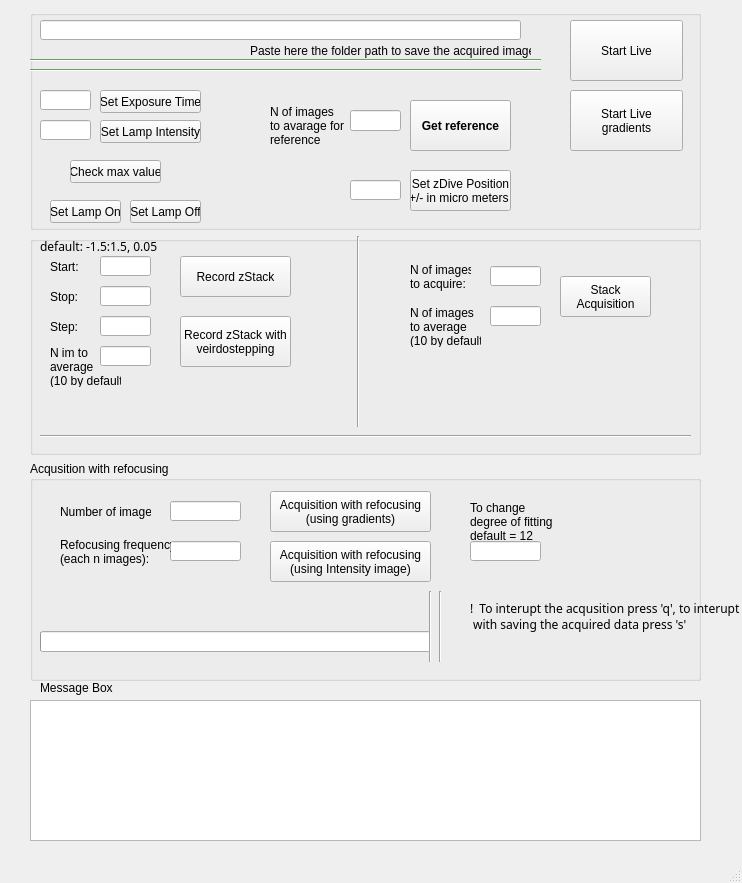
<?xml version="1.0" encoding="UTF-8"?>
<ui version="4.0">
 <class>NiPhasicsAutofocus2</class>
 <widget class="QMainWindow" name="NiPhasicsAutofocus2">
  <property name="geometry">
   <rect>
    <x>0</x>
    <y>0</y>
    <width>742</width>
    <height>883</height>
   </rect>
  </property>
  <property name="windowTitle">
   <string>Nikonti+Phasics control-Autofocus</string>
  </property>
  <widget class="QWidget" name="centralwidget">
   <property name="layoutDirection">
    <enum>Qt::LeftToRight</enum>
   </property>
   <property name="autoFillBackground">
    <bool>true</bool>
   </property>
   <widget class="QWidget" name="gridLayoutWidget">
    <property name="geometry">
     <rect>
      <x>30</x>
      <y>10</y>
      <width>671</width>
      <height>671</height>
     </rect>
    </property>
    <layout class="QGridLayout" name="gridLayout">
     <item row="0" column="0" colspan="2">
      <widget class="QGroupBox" name="groupBox">
       <property name="palette">
        <palette>
         <active>
          <colorrole role="Dark">
           <brush brushstyle="SolidPattern">
            <color alpha="255">
             <red>80</red>
             <green>115</green>
             <blue>86</blue>
            </color>
           </brush>
          </colorrole>
          <colorrole role="Mid">
           <brush brushstyle="SolidPattern">
            <color alpha="255">
             <red>63</red>
             <green>85</green>
             <blue>59</blue>
            </color>
           </brush>
          </colorrole>
          <colorrole role="BrightText">
           <brush brushstyle="SolidPattern">
            <color alpha="255">
             <red>20</red>
             <green>89</green>
             <blue>30</blue>
            </color>
           </brush>
          </colorrole>
         </active>
         <inactive>
          <colorrole role="Dark">
           <brush brushstyle="SolidPattern">
            <color alpha="255">
             <red>105</red>
             <green>160</green>
             <blue>95</blue>
            </color>
           </brush>
          </colorrole>
          <colorrole role="Mid">
           <brush brushstyle="SolidPattern">
            <color alpha="255">
             <red>131</red>
             <green>160</green>
             <blue>107</blue>
            </color>
           </brush>
          </colorrole>
          <colorrole role="BrightText">
           <brush brushstyle="SolidPattern">
            <color alpha="255">
             <red>130</red>
             <green>255</green>
             <blue>149</blue>
            </color>
           </brush>
          </colorrole>
         </inactive>
         <disabled>
          <colorrole role="Dark">
           <brush brushstyle="SolidPattern">
            <color alpha="255">
             <red>143</red>
             <green>160</green>
             <blue>136</blue>
            </color>
           </brush>
          </colorrole>
          <colorrole role="Mid">
           <brush brushstyle="SolidPattern">
            <color alpha="255">
             <red>134</red>
             <green>160</green>
             <blue>132</blue>
            </color>
           </brush>
          </colorrole>
          <colorrole role="BrightText">
           <brush brushstyle="SolidPattern">
            <color alpha="255">
             <red>80</red>
             <green>165</green>
             <blue>119</blue>
            </color>
           </brush>
          </colorrole>
         </disabled>
        </palette>
       </property>
       <property name="title">
        <string/>
       </property>
       <widget class="QPushButton" name="buttonMaxV">
        <property name="geometry">
         <rect>
          <x>40</x>
          <y>150</y>
          <width>91</width>
          <height>23</height>
         </rect>
        </property>
        <property name="text">
         <string>Check max value</string>
        </property>
       </widget>
       <widget class="QPushButton" name="buttonExp">
        <property name="geometry">
         <rect>
          <x>70</x>
          <y>80</y>
          <width>101</width>
          <height>23</height>
         </rect>
        </property>
        <property name="text">
         <string>Set Exposure Time</string>
        </property>
       </widget>
       <widget class="QPushButton" name="buttonLamp">
        <property name="geometry">
         <rect>
          <x>70</x>
          <y>110</y>
          <width>101</width>
          <height>23</height>
         </rect>
        </property>
        <property name="text">
         <string>Set Lamp Intensity</string>
        </property>
       </widget>
       <widget class="QLineEdit" name="lineExp">
        <property name="geometry">
         <rect>
          <x>10</x>
          <y>80</y>
          <width>51</width>
          <height>20</height>
         </rect>
        </property>
       </widget>
       <widget class="QLineEdit" name="lineLamp">
        <property name="geometry">
         <rect>
          <x>10</x>
          <y>110</y>
          <width>51</width>
          <height>20</height>
         </rect>
        </property>
       </widget>
       <widget class="QLineEdit" name="lineRef">
        <property name="geometry">
         <rect>
          <x>320</x>
          <y>100</y>
          <width>51</width>
          <height>21</height>
         </rect>
        </property>
       </widget>
       <widget class="QLabel" name="label">
        <property name="geometry">
         <rect>
          <x>240</x>
          <y>90</y>
          <width>81</width>
          <height>51</height>
         </rect>
        </property>
        <property name="text">
         <string>N of images  
to avarage for 
reference</string>
        </property>
       </widget>
       <widget class="QPushButton" name="buttonRef">
        <property name="geometry">
         <rect>
          <x>380</x>
          <y>90</y>
          <width>101</width>
          <height>51</height>
         </rect>
        </property>
        <property name="palette">
         <palette>
          <active>
           <colorrole role="Shadow">
            <brush brushstyle="SolidPattern">
             <color alpha="255">
              <red>29</red>
              <green>105</green>
              <blue>53</blue>
             </color>
            </brush>
           </colorrole>
          </active>
          <inactive>
           <colorrole role="Shadow">
            <brush brushstyle="SolidPattern">
             <color alpha="255">
              <red>29</red>
              <green>105</green>
              <blue>53</blue>
             </color>
            </brush>
           </colorrole>
          </inactive>
          <disabled>
           <colorrole role="Shadow">
            <brush brushstyle="SolidPattern">
             <color alpha="255">
              <red>29</red>
              <green>105</green>
              <blue>53</blue>
             </color>
            </brush>
           </colorrole>
          </disabled>
         </palette>
        </property>
        <property name="font">
         <font>
          <pointsize>9</pointsize>
          <weight>75</weight>
          <bold>true</bold>
         </font>
        </property>
        <property name="text">
         <string>Get reference</string>
        </property>
       </widget>
       <widget class="QLineEdit" name="lineZpos">
        <property name="geometry">
         <rect>
          <x>320</x>
          <y>170</y>
          <width>51</width>
          <height>20</height>
         </rect>
        </property>
       </widget>
       <widget class="QPushButton" name="buttonZpos">
        <property name="geometry">
         <rect>
          <x>380</x>
          <y>160</y>
          <width>101</width>
          <height>41</height>
         </rect>
        </property>
        <property name="text">
         <string>Set zDive Position 
+/- in micro meters </string>
        </property>
       </widget>
       <widget class="QLineEdit" name="line_path">
        <property name="geometry">
         <rect>
          <x>10</x>
          <y>10</y>
          <width>481</width>
          <height>20</height>
         </rect>
        </property>
       </widget>
       <widget class="QLabel" name="label_9">
        <property name="geometry">
         <rect>
          <x>220</x>
          <y>30</y>
          <width>281</width>
          <height>21</height>
         </rect>
        </property>
        <property name="text">
         <string>Paste here the folder path to save the acquired images</string>
        </property>
       </widget>
       <widget class="Line" name="line">
        <property name="geometry">
         <rect>
          <x>0</x>
          <y>40</y>
          <width>511</width>
          <height>21</height>
         </rect>
        </property>
        <property name="orientation">
         <enum>Qt::Horizontal</enum>
        </property>
       </widget>
       <widget class="QPushButton" name="LampOn">
        <property name="geometry">
         <rect>
          <x>20</x>
          <y>190</y>
          <width>71</width>
          <height>23</height>
         </rect>
        </property>
        <property name="text">
         <string>Set Lamp On</string>
        </property>
       </widget>
       <widget class="QPushButton" name="LampOff">
        <property name="geometry">
         <rect>
          <x>100</x>
          <y>190</y>
          <width>71</width>
          <height>23</height>
         </rect>
        </property>
        <property name="text">
         <string>Set Lamp Off</string>
        </property>
       </widget>
       <widget class="Line" name="line_2">
        <property name="geometry">
         <rect>
          <x>0</x>
          <y>50</y>
          <width>511</width>
          <height>21</height>
         </rect>
        </property>
        <property name="orientation">
         <enum>Qt::Horizontal</enum>
        </property>
       </widget>
       <widget class="QPushButton" name="startLive">
        <property name="geometry">
         <rect>
          <x>540</x>
          <y>10</y>
          <width>113</width>
          <height>61</height>
         </rect>
        </property>
        <property name="text">
         <string>Start Live</string>
        </property>
       </widget>
       <widget class="QPushButton" name="startLiveGrad">
        <property name="geometry">
         <rect>
          <x>540</x>
          <y>80</y>
          <width>113</width>
          <height>61</height>
         </rect>
        </property>
        <property name="text">
         <string>Start Live
gradients</string>
        </property>
       </widget>
      </widget>
     </item>
     <item row="1" column="0" colspan="2">
      <widget class="QGroupBox" name="groupBox_2">
       <property name="title">
        <string/>
       </property>
       <widget class="QLineEdit" name="line_start">
        <property name="geometry">
         <rect>
          <x>70</x>
          <y>20</y>
          <width>51</width>
          <height>20</height>
         </rect>
        </property>
       </widget>
       <widget class="QLineEdit" name="line_stop">
        <property name="geometry">
         <rect>
          <x>70</x>
          <y>50</y>
          <width>51</width>
          <height>20</height>
         </rect>
        </property>
       </widget>
       <widget class="QLineEdit" name="line_step">
        <property name="geometry">
         <rect>
          <x>70</x>
          <y>80</y>
          <width>51</width>
          <height>20</height>
         </rect>
        </property>
       </widget>
       <widget class="QLabel" name="label_2">
        <property name="geometry">
         <rect>
          <x>20</x>
          <y>20</y>
          <width>31</width>
          <height>21</height>
         </rect>
        </property>
        <property name="text">
         <string>Start:</string>
        </property>
       </widget>
       <widget class="QLabel" name="label_3">
        <property name="geometry">
         <rect>
          <x>20</x>
          <y>50</y>
          <width>31</width>
          <height>21</height>
         </rect>
        </property>
        <property name="text">
         <string>Stop:</string>
        </property>
       </widget>
       <widget class="QLabel" name="label_4">
        <property name="geometry">
         <rect>
          <x>20</x>
          <y>80</y>
          <width>31</width>
          <height>21</height>
         </rect>
        </property>
        <property name="text">
         <string>Step:</string>
        </property>
       </widget>
       <widget class="QPushButton" name="buttonZ">
        <property name="geometry">
         <rect>
          <x>150</x>
          <y>20</y>
          <width>111</width>
          <height>41</height>
         </rect>
        </property>
        <property name="text">
         <string>Record zStack</string>
        </property>
       </widget>
       <widget class="QLineEdit" name="line_acq">
        <property name="geometry">
         <rect>
          <x>460</x>
          <y>30</y>
          <width>51</width>
          <height>20</height>
         </rect>
        </property>
       </widget>
       <widget class="QLabel" name="label_8">
        <property name="geometry">
         <rect>
          <x>380</x>
          <y>20</y>
          <width>61</width>
          <height>41</height>
         </rect>
        </property>
        <property name="text">
         <string>N of images 
to acquire:</string>
        </property>
       </widget>
       <widget class="QPushButton" name="buttonAcq">
        <property name="geometry">
         <rect>
          <x>530</x>
          <y>40</y>
          <width>91</width>
          <height>41</height>
         </rect>
        </property>
        <property name="text">
         <string>Stack 
Acquisition</string>
        </property>
       </widget>
       <widget class="QLineEdit" name="line_nIm">
        <property name="geometry">
         <rect>
          <x>70</x>
          <y>110</y>
          <width>51</width>
          <height>20</height>
         </rect>
        </property>
       </widget>
       <widget class="QLabel" name="label_5">
        <property name="geometry">
         <rect>
          <x>20</x>
          <y>110</y>
          <width>71</width>
          <height>41</height>
         </rect>
        </property>
        <property name="text">
         <string>N im to 
average
(10 by default):</string>
        </property>
       </widget>
       <widget class="QLineEdit" name="line_nImAcq">
        <property name="geometry">
         <rect>
          <x>460</x>
          <y>70</y>
          <width>51</width>
          <height>20</height>
         </rect>
        </property>
       </widget>
       <widget class="QLabel" name="label_12">
        <property name="geometry">
         <rect>
          <x>380</x>
          <y>70</y>
          <width>71</width>
          <height>41</height>
         </rect>
        </property>
        <property name="text">
         <string>N of images 
to average 
(10 by default):</string>
        </property>
       </widget>
       <widget class="QPushButton" name="buttonZ_stepping">
        <property name="geometry">
         <rect>
          <x>150</x>
          <y>80</y>
          <width>111</width>
          <height>51</height>
         </rect>
        </property>
        <property name="palette">
         <palette>
          <active>
           <colorrole role="HighlightedText">
            <brush brushstyle="SolidPattern">
             <color alpha="255">
              <red>0</red>
              <green>85</green>
              <blue>0</blue>
             </color>
            </brush>
           </colorrole>
          </active>
          <inactive>
           <colorrole role="HighlightedText">
            <brush brushstyle="SolidPattern">
             <color alpha="255">
              <red>0</red>
              <green>85</green>
              <blue>0</blue>
             </color>
            </brush>
           </colorrole>
          </inactive>
          <disabled>
           <colorrole role="HighlightedText">
            <brush brushstyle="SolidPattern">
             <color alpha="255">
              <red>0</red>
              <green>85</green>
              <blue>0</blue>
             </color>
            </brush>
           </colorrole>
          </disabled>
         </palette>
        </property>
        <property name="text">
         <string>Record zStack with 
veirdostepping</string>
        </property>
       </widget>
       <widget class="Line" name="line_3">
        <property name="geometry">
         <rect>
          <x>10</x>
          <y>190</y>
          <width>651</width>
          <height>21</height>
         </rect>
        </property>
        <property name="orientation">
         <enum>Qt::Horizontal</enum>
        </property>
       </widget>
       <widget class="Line" name="line_4">
        <property name="geometry">
         <rect>
          <x>320</x>
          <y>0</y>
          <width>16</width>
          <height>191</height>
         </rect>
        </property>
        <property name="orientation">
         <enum>Qt::Vertical</enum>
        </property>
       </widget>
       <widget class="QLabel" name="label_6">
        <property name="geometry">
         <rect>
          <x>10</x>
          <y>0</y>
          <width>121</width>
          <height>21</height>
         </rect>
        </property>
        <property name="font">
         <font>
          <family>Maiandra GD</family>
         </font>
        </property>
        <property name="text">
         <string>default: -1.5:1.5, 0.05</string>
        </property>
       </widget>
      </widget>
     </item>
     <item row="2" column="0" colspan="2">
      <widget class="QGroupBox" name="groupBox_3">
       <property name="title">
        <string>Acqusition with refocusing</string>
       </property>
       <widget class="QPushButton" name="buttonAcqCalib_int">
        <property name="geometry">
         <rect>
          <x>240</x>
          <y>80</y>
          <width>161</width>
          <height>41</height>
         </rect>
        </property>
        <property name="text">
         <string>Acquisition with refocusing 
(using Intensity image)</string>
        </property>
       </widget>
       <widget class="QLineEdit" name="lineAcqCalibNbI">
        <property name="geometry">
         <rect>
          <x>140</x>
          <y>40</y>
          <width>71</width>
          <height>20</height>
         </rect>
        </property>
       </widget>
       <widget class="QLineEdit" name="lineAcqCalibFr">
        <property name="geometry">
         <rect>
          <x>140</x>
          <y>80</y>
          <width>71</width>
          <height>20</height>
         </rect>
        </property>
       </widget>
       <widget class="QLabel" name="label_10">
        <property name="geometry">
         <rect>
          <x>30</x>
          <y>30</y>
          <width>91</width>
          <height>41</height>
         </rect>
        </property>
        <property name="text">
         <string>Number of images: </string>
        </property>
       </widget>
       <widget class="QLabel" name="label_11">
        <property name="geometry">
         <rect>
          <x>30</x>
          <y>70</y>
          <width>111</width>
          <height>41</height>
         </rect>
        </property>
        <property name="text">
         <string>Refocusing frequency 
(each n images):</string>
        </property>
       </widget>
       <widget class="QPushButton" name="buttonAcqCalib_grads">
        <property name="geometry">
         <rect>
          <x>240</x>
          <y>30</y>
          <width>161</width>
          <height>41</height>
         </rect>
        </property>
        <property name="palette">
         <palette>
          <active>
           <colorrole role="HighlightedText">
            <brush brushstyle="SolidPattern">
             <color alpha="255">
              <red>0</red>
              <green>85</green>
              <blue>0</blue>
             </color>
            </brush>
           </colorrole>
          </active>
          <inactive>
           <colorrole role="HighlightedText">
            <brush brushstyle="SolidPattern">
             <color alpha="255">
              <red>0</red>
              <green>85</green>
              <blue>0</blue>
             </color>
            </brush>
           </colorrole>
          </inactive>
          <disabled>
           <colorrole role="HighlightedText">
            <brush brushstyle="SolidPattern">
             <color alpha="255">
              <red>0</red>
              <green>85</green>
              <blue>0</blue>
             </color>
            </brush>
           </colorrole>
          </disabled>
         </palette>
        </property>
        <property name="text">
         <string>Acquisition with refocusing
(using gradients)</string>
        </property>
       </widget>
       <widget class="QLineEdit" name="fitDegree">
        <property name="geometry">
         <rect>
          <x>440</x>
          <y>80</y>
          <width>71</width>
          <height>20</height>
         </rect>
        </property>
       </widget>
       <widget class="QLabel" name="label_13">
        <property name="geometry">
         <rect>
          <x>440</x>
          <y>40</y>
          <width>91</width>
          <height>41</height>
         </rect>
        </property>
        <property name="text">
         <string>To change 
degree of fitting 
default = 12</string>
        </property>
       </widget>
       <widget class="QProgressBar" name="progressBar">
        <property name="geometry">
         <rect>
          <x>10</x>
          <y>170</y>
          <width>391</width>
          <height>21</height>
         </rect>
        </property>
        <property name="value">
         <number>0</number>
        </property>
        <property name="format">
         <string/>
        </property>
       </widget>
       <widget class="Line" name="line_6">
        <property name="geometry">
         <rect>
          <x>400</x>
          <y>130</y>
          <width>20</width>
          <height>71</height>
         </rect>
        </property>
        <property name="orientation">
         <enum>Qt::Vertical</enum>
        </property>
       </widget>
       <widget class="Line" name="line_5">
        <property name="geometry">
         <rect>
          <x>390</x>
          <y>130</y>
          <width>20</width>
          <height>71</height>
         </rect>
        </property>
        <property name="orientation">
         <enum>Qt::Vertical</enum>
        </property>
       </widget>
      </widget>
     </item>
    </layout>
   </widget>
   <widget class="QTextBrowser" name="fuckingText">
    <property name="geometry">
     <rect>
      <x>30</x>
      <y>700</y>
      <width>671</width>
      <height>141</height>
     </rect>
    </property>
   </widget>
   <widget class="QLabel" name="label_7">
    <property name="geometry">
     <rect>
      <x>40</x>
      <y>680</y>
      <width>101</width>
      <height>16</height>
     </rect>
    </property>
    <property name="text">
     <string>Message Box</string>
    </property>
   </widget>
   <widget class="QLabel" name="label_14">
    <property name="geometry">
     <rect>
      <x>470</x>
      <y>530</y>
      <width>336</width>
      <height>173</height>
     </rect>
    </property>
    <property name="palette">
     <palette>
      <active>
       <colorrole role="Highlight">
        <brush brushstyle="SolidPattern">
         <color alpha="255">
          <red>0</red>
          <green>63</green>
          <blue>111</blue>
         </color>
        </brush>
       </colorrole>
       <colorrole role="Link">
        <brush brushstyle="SolidPattern">
         <color alpha="255">
          <red>8</red>
          <green>93</green>
          <blue>129</blue>
         </color>
        </brush>
       </colorrole>
      </active>
      <inactive>
       <colorrole role="Highlight">
        <brush brushstyle="SolidPattern">
         <color alpha="255">
          <red>0</red>
          <green>63</green>
          <blue>111</blue>
         </color>
        </brush>
       </colorrole>
       <colorrole role="Link">
        <brush brushstyle="SolidPattern">
         <color alpha="255">
          <red>8</red>
          <green>93</green>
          <blue>129</blue>
         </color>
        </brush>
       </colorrole>
      </inactive>
      <disabled>
       <colorrole role="Highlight">
        <brush brushstyle="SolidPattern">
         <color alpha="255">
          <red>0</red>
          <green>120</green>
          <blue>215</blue>
         </color>
        </brush>
       </colorrole>
       <colorrole role="Link">
        <brush brushstyle="SolidPattern">
         <color alpha="255">
          <red>8</red>
          <green>93</green>
          <blue>129</blue>
         </color>
        </brush>
       </colorrole>
      </disabled>
     </palette>
    </property>
    <property name="font">
     <font>
      <family>Maiandra GD</family>
     </font>
    </property>
    <property name="text">
     <string>!  To interupt the acqusition press 'q', to interupt
 with saving the acquired data press 's'</string>
    </property>
   </widget>
  </widget>
  <widget class="QMenuBar" name="menubar">
   <property name="geometry">
    <rect>
     <x>0</x>
     <y>0</y>
     <width>742</width>
     <height>21</height>
    </rect>
   </property>
  </widget>
  <widget class="QStatusBar" name="statusbar"/>
 </widget>
 <resources/>
 <connections/>
</ui>
